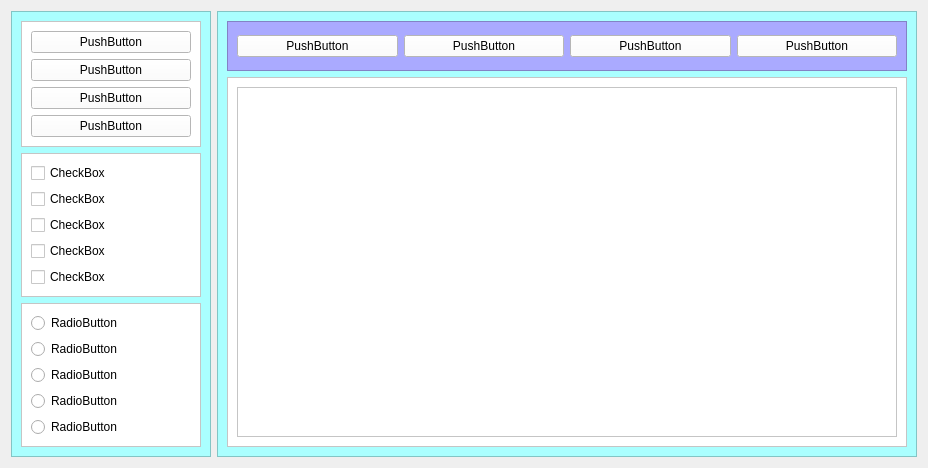
<?xml version="1.0" encoding="UTF-8"?>
<ui version="4.0">
 <class>Form</class>
 <widget class="QWidget" name="Form">
  <property name="geometry">
   <rect>
    <x>0</x>
    <y>0</y>
    <width>916</width>
    <height>374</height>
   </rect>
  </property>
  <property name="windowTitle">
   <string>Form</string>
  </property>
  <layout class="QHBoxLayout" name="horizontalLayout">
   <item>
    <widget class="QFrame" name="frame">
     <property name="minimumSize">
      <size>
       <width>200</width>
       <height>0</height>
      </size>
     </property>
     <property name="maximumSize">
      <size>
       <width>200</width>
       <height>16777215</height>
      </size>
     </property>
     <property name="styleSheet">
      <string notr="true">color: rgb(170, 255, 255);
background-color: rgb(255, 255, 255);
background-color: rgb(170, 255, 255);</string>
     </property>
     <property name="frameShape">
      <enum>QFrame::StyledPanel</enum>
     </property>
     <property name="frameShadow">
      <enum>QFrame::Plain</enum>
     </property>
     <layout class="QVBoxLayout" name="verticalLayout_2">
      <item>
       <widget class="QFrame" name="frame_5">
        <property name="styleSheet">
         <string notr="true">background-color: rgb(255, 255, 255);</string>
        </property>
        <property name="frameShape">
         <enum>QFrame::StyledPanel</enum>
        </property>
        <property name="frameShadow">
         <enum>QFrame::Plain</enum>
        </property>
        <layout class="QVBoxLayout" name="verticalLayout_3">
         <item>
          <widget class="QPushButton" name="pushButton_5">
           <property name="styleSheet">
            <string notr="true">color: rgb(0, 0, 0);</string>
           </property>
           <property name="text">
            <string>PushButton</string>
           </property>
          </widget>
         </item>
         <item>
          <widget class="QPushButton" name="pushButton_6">
           <property name="styleSheet">
            <string notr="true">color: rgb(0, 0, 0);</string>
           </property>
           <property name="text">
            <string>PushButton</string>
           </property>
          </widget>
         </item>
         <item>
          <widget class="QPushButton" name="pushButton_7">
           <property name="styleSheet">
            <string notr="true">color: rgb(0, 0, 0);</string>
           </property>
           <property name="text">
            <string>PushButton</string>
           </property>
          </widget>
         </item>
         <item>
          <widget class="QPushButton" name="pushButton_8">
           <property name="styleSheet">
            <string notr="true">color: rgb(0, 0, 0);</string>
           </property>
           <property name="text">
            <string>PushButton</string>
           </property>
          </widget>
         </item>
        </layout>
       </widget>
      </item>
      <item>
       <widget class="QFrame" name="frame_6">
        <property name="styleSheet">
         <string notr="true">background-color: rgb(255, 255, 255);</string>
        </property>
        <property name="frameShape">
         <enum>QFrame::StyledPanel</enum>
        </property>
        <property name="frameShadow">
         <enum>QFrame::Plain</enum>
        </property>
        <layout class="QVBoxLayout" name="verticalLayout_4">
         <item>
          <widget class="QCheckBox" name="checkBox">
           <property name="styleSheet">
            <string notr="true">color: rgb(0, 0, 0);</string>
           </property>
           <property name="text">
            <string>CheckBox</string>
           </property>
          </widget>
         </item>
         <item>
          <widget class="QCheckBox" name="checkBox_2">
           <property name="styleSheet">
            <string notr="true">color: rgb(0, 0, 0);</string>
           </property>
           <property name="text">
            <string>CheckBox</string>
           </property>
          </widget>
         </item>
         <item>
          <widget class="QCheckBox" name="checkBox_3">
           <property name="styleSheet">
            <string notr="true">color: rgb(0, 0, 0);</string>
           </property>
           <property name="text">
            <string>CheckBox</string>
           </property>
          </widget>
         </item>
         <item>
          <widget class="QCheckBox" name="checkBox_4">
           <property name="styleSheet">
            <string notr="true">color: rgb(0, 0, 0);</string>
           </property>
           <property name="text">
            <string>CheckBox</string>
           </property>
          </widget>
         </item>
         <item>
          <widget class="QCheckBox" name="checkBox_5">
           <property name="styleSheet">
            <string notr="true">color: rgb(0, 0, 0);</string>
           </property>
           <property name="text">
            <string>CheckBox</string>
           </property>
          </widget>
         </item>
        </layout>
       </widget>
      </item>
      <item>
       <widget class="QFrame" name="frame_7">
        <property name="maximumSize">
         <size>
          <width>16777215</width>
          <height>200</height>
         </size>
        </property>
        <property name="styleSheet">
         <string notr="true">background-color: rgb(255, 255, 255);</string>
        </property>
        <property name="frameShape">
         <enum>QFrame::StyledPanel</enum>
        </property>
        <property name="frameShadow">
         <enum>QFrame::Plain</enum>
        </property>
        <layout class="QVBoxLayout" name="verticalLayout_5">
         <item>
          <widget class="QRadioButton" name="radioButton">
           <property name="styleSheet">
            <string notr="true">color: rgb(0, 0, 0);</string>
           </property>
           <property name="text">
            <string>RadioButton</string>
           </property>
          </widget>
         </item>
         <item>
          <widget class="QRadioButton" name="radioButton_2">
           <property name="styleSheet">
            <string notr="true">color: rgb(0, 0, 0);</string>
           </property>
           <property name="text">
            <string>RadioButton</string>
           </property>
          </widget>
         </item>
         <item>
          <widget class="QRadioButton" name="radioButton_3">
           <property name="styleSheet">
            <string notr="true">color: rgb(0, 0, 0);</string>
           </property>
           <property name="text">
            <string>RadioButton</string>
           </property>
          </widget>
         </item>
         <item>
          <widget class="QRadioButton" name="radioButton_4">
           <property name="styleSheet">
            <string notr="true">color: rgb(0, 0, 0);</string>
           </property>
           <property name="text">
            <string>RadioButton</string>
           </property>
          </widget>
         </item>
         <item>
          <widget class="QRadioButton" name="radioButton_5">
           <property name="styleSheet">
            <string notr="true">color: rgb(0, 0, 0);</string>
           </property>
           <property name="text">
            <string>RadioButton</string>
           </property>
          </widget>
         </item>
        </layout>
       </widget>
      </item>
     </layout>
    </widget>
   </item>
   <item>
    <widget class="QFrame" name="frame_2">
     <property name="minimumSize">
      <size>
       <width>700</width>
       <height>0</height>
      </size>
     </property>
     <property name="maximumSize">
      <size>
       <width>500</width>
       <height>16777215</height>
      </size>
     </property>
     <property name="styleSheet">
      <string notr="true">background-color: rgb(170, 255, 255);</string>
     </property>
     <property name="frameShape">
      <enum>QFrame::StyledPanel</enum>
     </property>
     <property name="frameShadow">
      <enum>QFrame::Raised</enum>
     </property>
     <layout class="QVBoxLayout" name="verticalLayout">
      <item>
       <widget class="QFrame" name="frame_3">
        <property name="minimumSize">
         <size>
          <width>0</width>
          <height>50</height>
         </size>
        </property>
        <property name="maximumSize">
         <size>
          <width>16777215</width>
          <height>50</height>
         </size>
        </property>
        <property name="styleSheet">
         <string notr="true">background-color: rgb(170, 170, 255);</string>
        </property>
        <property name="frameShape">
         <enum>QFrame::StyledPanel</enum>
        </property>
        <property name="frameShadow">
         <enum>QFrame::Plain</enum>
        </property>
        <property name="midLineWidth">
         <number>-9</number>
        </property>
        <layout class="QHBoxLayout" name="horizontalLayout_3">
         <item>
          <widget class="QPushButton" name="pushButton">
           <property name="styleSheet">
            <string notr="true">background-color: rgb(255, 255, 255);</string>
           </property>
           <property name="text">
            <string>PushButton</string>
           </property>
          </widget>
         </item>
         <item>
          <widget class="QPushButton" name="pushButton_2">
           <property name="styleSheet">
            <string notr="true">background-color: rgb(255, 255, 255);</string>
           </property>
           <property name="text">
            <string>PushButton</string>
           </property>
          </widget>
         </item>
         <item>
          <widget class="QPushButton" name="pushButton_3">
           <property name="styleSheet">
            <string notr="true">background-color: rgb(255, 255, 255);</string>
           </property>
           <property name="text">
            <string>PushButton</string>
           </property>
          </widget>
         </item>
         <item>
          <widget class="QPushButton" name="pushButton_4">
           <property name="styleSheet">
            <string notr="true">background-color: rgb(255, 255, 255);</string>
           </property>
           <property name="text">
            <string>PushButton</string>
           </property>
          </widget>
         </item>
        </layout>
       </widget>
      </item>
      <item>
       <widget class="QFrame" name="frame_4">
        <property name="autoFillBackground">
         <bool>false</bool>
        </property>
        <property name="styleSheet">
         <string notr="true">background-color: rgb(255, 255, 255);</string>
        </property>
        <property name="frameShape">
         <enum>QFrame::StyledPanel</enum>
        </property>
        <property name="frameShadow">
         <enum>QFrame::Plain</enum>
        </property>
        <layout class="QHBoxLayout" name="horizontalLayout_2">
         <item>
          <widget class="QTextEdit" name="textEdit"/>
         </item>
        </layout>
       </widget>
      </item>
     </layout>
    </widget>
   </item>
  </layout>
 </widget>
 <resources/>
 <connections/>
</ui>
